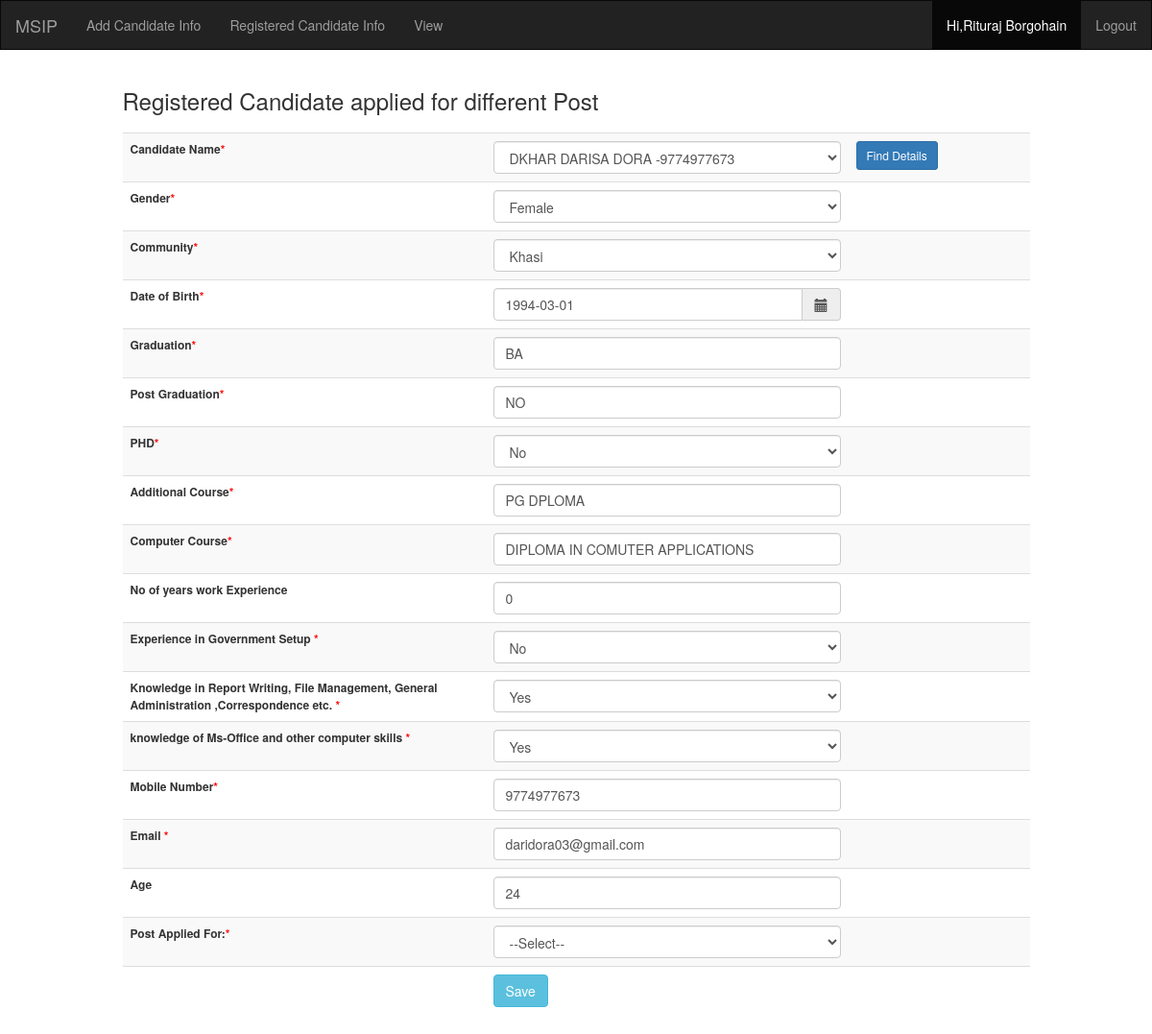
/add1.php?name=1 (signed in), run on the app's committed database.
### tables this page shows
CREATE TABLE `applicants` (
  `id` int(11) NOT NULL,
  `name` varchar(100) NOT NULL,
  `gender` varchar(10) NOT NULL,
  `community` varchar(50) NOT NULL,
  `dob` varchar(20) NOT NULL,
  `grad` varchar(50) NOT NULL,
  `post_grad` varchar(50) NOT NULL,
  `phd` varchar(20) NOT NULL DEFAULT 'No',
  `add_course` varchar(100) NOT NULL,
  `comp_course` varchar(200) NOT NULL,
  `exp` varchar(50) NOT NULL,
  `exp_gov` int(11) NOT NULL,
  `know_rep` varchar(10) NOT NULL,
  `know_ms` varchar(10) NOT NULL,
  `qual_remarks` varchar(300) NOT NULL,
  `work_exp` varchar(200) NOT NULL,
  `mob` varchar(15) NOT NULL,
  `email` varchar(70) NOT NULL,
  `curr_age` int(11) NOT NULL,
  `isdelete` int(11) NOT NULL DEFAULT '0'
);

### add1.php (the view, shortened to what this page needs)
<?php
    include("config.php");
    include("header.php");
    $candid="";
    $phd="";
    $gender = "";
    $comm =   "";
    $grad =   "";
    $postgrad =  "";
    $db="";
    $addcourse = "";
    $compcourse =   "" ;
    $exp =   "";
    $govtexp =  "";
    $rep =   "";
    $compskill =   "";
    $mob =  "";
    $email =   "";
    $age="";
    $isval="0";
    $rs=mysqli_query($mysqli,"SELECT id, concat(name,' -',mob) as info from  applicants where isdelete=0 group by name, mob, email order by name");
    if(isset($_GET['name']))
    {
        $candid= $_GET['name'];
        $sr=mysqli_query($mysqli,"SELECT name, gender,a.phd, community, dob, a.grad, a.post_grad, add_course, comp_course, exp, exp_gov, know_rep, know_ms, qual_remarks, work_exp, mob, email, curr_age, b.postid from  applicants a inner join post b on  a.id=b.cand_id where a.id=$candid  and a.isdelete=0 and b.isdelete=0");
        $isval="1";
        while($r= mysqli_fetch_array($sr)) {
            $gender =  $r["gender"];
            $comm =   strtolower($r["community"]);
            $grad =    $r["grad"];
            $phd= strtoupper($r["phd"]);
            $postgrad =   $r["post_grad"];
            $db= $r["dob"];
            $addcourse =  $r["add_course"];
            $compcourse =    $r["comp_course"];
            $exp =   $r["exp"];;
            $govtexp =  $r["exp_gov"];;
            $rep =   $r["know_rep"];
            $compskill =  $r["know_ms"];
            $mob = $r["mob"] ;
            $email =   $r["email"];
            $age= $r["curr_age"];
        }
    }
?>
<div class="container">
<div class="row">
<div class="col-md-1"></div>
<div class="col-md-10">
<h3>Registered Candidate applied for different Post</h3>
</div>
</div>
<div class="row">
<div class="col-md-1"></div>
<div class="col-md-10">
</div>
</div>
<div class="row">
<div class="col-md-1"></div>
<div class="col-md-10">
<table class="table table-striped" width="100%" style="font-size:12px !important;">
<form action="add1.php" method="GET"  name="form1"  >
<tr>
<th width="40%">
    Candidate Name<span class="textmand">*</span>
</th>
<td width="40%">
<select name="name" required   class="form-control" >
<?php while($r= mysqli_fetch_array($rs)) { ?>
    <option value="<?php echo $r["id"]; ?>" <?php if( $r["id"]==$candid)  echo 'selected';    ?> > <?php echo  $r["info"]; ?></option>
<?php } ?>
</td>
 <td>
 <input type="submit" name="Search" value="Find Details" class="btn btn-primary btn-sm">
 </td>
</tr>
</form>
<form action="add1.php" method="POST"  name="form2"   onsubmit="return validation()">
<?php if($isval=="1")
{?>
<tr>
<th>
Gender<span class="textmand">*</span>
</th>
<td>
<select id="gender" name="gender"  required class="form-control"  >
    <option value="F"<?php if($gender=='F') echo 'selected' ?>>Female</option>
    </select>
</td>
 <td></td>
</tr>
<tr>
<th>
Community<span class="textmand" required>*</span>
</th>
<td>
<select id="comm" name="comm"  required  class="form-control" >
    <option value="Khasi" <?php if($comm=='khasi') echo 'selected' ?>>Khasi</option>
    </select>
</td>
 <td></td>
</tr>
<tr>
<th>
Date of Birth<span class="textmand">*</span>
</th>
<td>
<div class='input-group date' class='datetimepicker1'>
<input type="text" name="dob" id="dob" autocomplete="off" class="form-control datepicker"  onblur="age()" placeholder="yyyy-mm-dd" value="<?php echo $db ?>" required
onblur="ValidateDate(this, event.keyCode)" onkeydown="return DateFormat(this, event.keyCode)" maxlength="10" onfocus="this.select();">
<span class="input-group-addon">
                        <span class="glyphicon glyphicon-calendar"></span>
                    </span>
</div>
</td>
 <td>  </td>
</tr>
<tr>
<th>
Graduation<span class="textmand">*</span>
</th>
<td>
<input type="text" name="grad" value="<?php echo $grad ?>" required class="form-control" >
</td>
 <td></td>
</tr>
<tr>
<th>
Post Graduation<span class="textmand">*</span>
</th>
<td>
<input type="text" name="postgrad" value="<?php echo $postgrad ?>" required class="form-control" >
</td>
 <td></td>
</tr>
<tr>
<th>
PHD<span class="textmand">*</span>
</th>
<td>
<select id="phd" name="phd"  required  class="form-control" >
    <option value="NO" <?php if($phd=='NO') echo 'selected' ?>>No</option>
    </select>
</td>
 <td></td>
</tr>
<tr>
<th>
Additional Course<span class="textmand">*</span>
</th>
<td>
<input type="text" name="addcourse" value="<?php echo $addcourse ?>" required class="form-control" >
</td>
 <td></td>
</tr>
<tr>
<th>
Computer Course<span class="textmand">*</span>
</th>
<td>
<input type="text" name="compcourse" value="<?php echo $compcourse ?>" required class="form-control" >
</td>
 <td></td>
</tr>
<tr>
<th>
No of years work Experience
</th>
<td>
<input type="text" name="exp" value="<?php echo $exp ?>" required class="form-control" >
</td>
 <td></td>
</tr>
<tr>
<th>
Experience in Government Setup  <span class="textmand">*</span>
</th>
<td>
<select id="govtexp" name="govtexp"  required  class="form-control" >
    <option value="2" <?php if($govtexp=='2') echo 'selected' ?>>No</option>
    </select>
</td>
 <td></td>
</tr>
<tr>
<th>
Knowledge in Report Writing, File Management, General Administration ,Correspondence etc.  <span class="textmand">*</span>
</th>
<td>
<select id="rep" name="rep"  required  class="form-control" >
    <option value="Yes" <?php if($rep=='Yes') echo 'selected' ?>>Yes</option>
    </select>
</td>
 <td></td>
</tr>
<tr>
<th>
knowledge of Ms-Office and other computer skills <span class="textmand">*</span>
</th>
<td>
    <select id="compskill" name="compskill"  required  class="form-control" >
    <option value="Yes" <?php if($compskill=='Yes') echo 'selected' ?>>Yes</option>
    </select>
</td>
 <td></td>
</tr>
<tr>
<th>
Mobile Number<span class="textmand">*</span>
</th>
<td>
<input type="text" name="mob" id="mob" maxlength="10"  value="<?php echo $mob ?>" required class="form-control" >
</td>
 <td></td>
</tr>
<tr>
<th>
Email <span class="textmand">*</span>
</th>
<td>
<input type="text" name="email" id="email" value="<?php echo $email ?>" required class="form-control" >
</td>
 <td></td>
</tr>
<tr>
<th>
Age
</th>
<td>
<input type="text" name="age" id="age" value="<?php echo $age ?>" required class="form-control" >
</td>
 <td></td>
</tr>
<tr>
<th width="40%">
    Post Applied For:<span class="textmand">*</span>
</th>
<td  width="40%">
    <select name="postapp" required   class="form-control" >
    <option value="">--Select--</option>
    </select>
</td>
 <td></td>
</tr>
<tr>
<td></td>
<td>
<input type="submit" name="Submit" value="Save" class="btn btn-info"  >
</td>
 <td></td>
</tr>
<?php } ?>
</form>
</table>
</div>
</div>
</div>
<?php
    include("footer.php");
?>

### header.php (style rules this page uses)
.textmand { color:red; }

### data on the page
applicants: gender "Female", comm "Khasi", dob "1994-03-01", grad "BA", postgrad "NO", phd "No", addcourse "PG DPLOMA", compcourse "DIPLOMA IN COMUTER APPLICATIONS", exp "0", govtexp "No", rep "Yes", compskill "Yes", mob "9774977673", email "daridora03@gmail.com", age "24"

### other printed values
$_SESSION['name'] "Rituraj Borgohain"
form field name "DKHAR DARISA DORA -9774977673"
